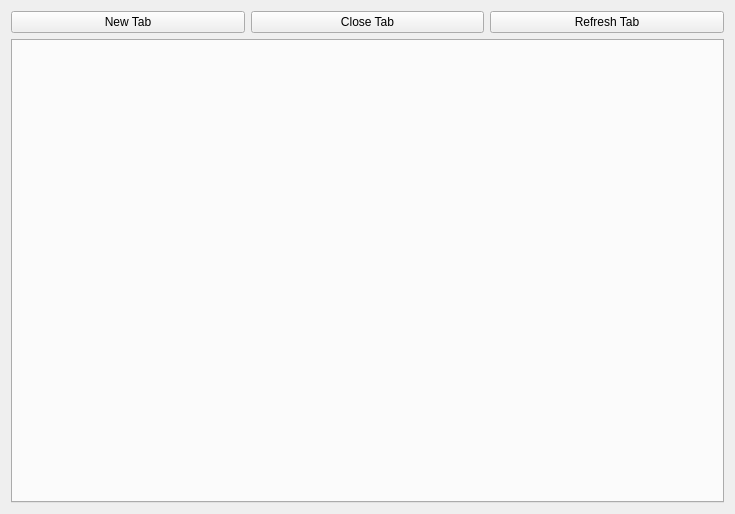
<?xml version="1.0" encoding="UTF-8"?>
<ui version="4.0">
 <class>WebViewMainpage</class>
 <widget class="QWidget" name="WebViewMainpage">
  <property name="geometry">
   <rect>
    <x>0</x>
    <y>0</y>
    <width>735</width>
    <height>514</height>
   </rect>
  </property>
  <property name="windowTitle">
   <string>Form</string>
  </property>
  <layout class="QVBoxLayout" name="verticalLayout_2">
   <item>
    <layout class="QHBoxLayout" name="horizontalLayout">
     <item>
      <widget class="QPushButton" name="newTabButton">
       <property name="text">
        <string>New Tab</string>
       </property>
      </widget>
     </item>
     <item>
      <widget class="QPushButton" name="pushButton">
       <property name="text">
        <string>Close Tab</string>
       </property>
      </widget>
     </item>
     <item>
      <widget class="QPushButton" name="pushButton_3">
       <property name="text">
        <string>Refresh Tab</string>
       </property>
      </widget>
     </item>
    </layout>
   </item>
   <item>
    <widget class="QTabWidget" name="tabWidget">
     <property name="currentIndex">
      <number>-1</number>
     </property>
    </widget>
   </item>
  </layout>
 </widget>
 <resources/>
 <connections/>
</ui>
